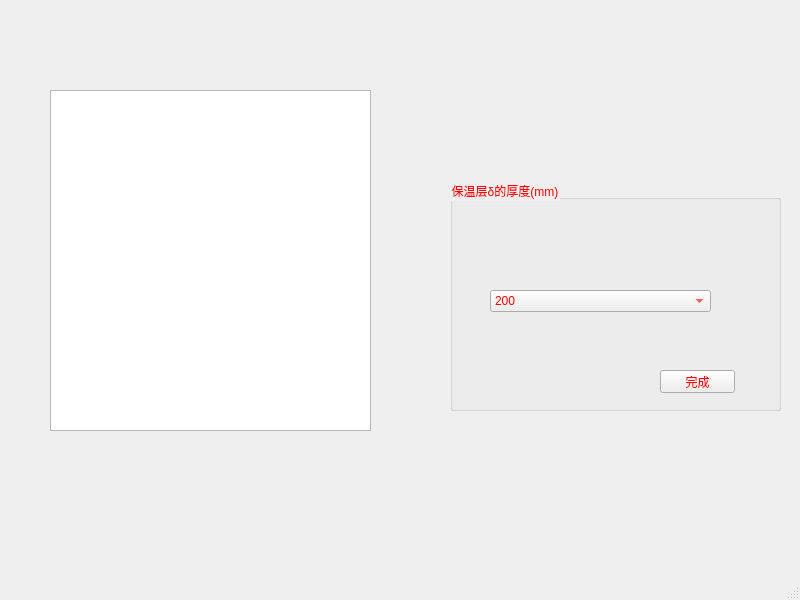
<?xml version="1.0" encoding="UTF-8"?>
<ui version="4.0">
 <class>MainWindow</class>
 <widget class="QMainWindow" name="MainWindow">
  <property name="geometry">
   <rect>
    <x>0</x>
    <y>0</y>
    <width>800</width>
    <height>600</height>
   </rect>
  </property>
  <property name="windowTitle">
   <string>MainWindow</string>
  </property>
  <widget class="QWidget" name="centralwidget">
   <widget class="QGraphicsView" name="graphicsView">
    <property name="geometry">
     <rect>
      <x>50</x>
      <y>90</y>
      <width>321</width>
      <height>341</height>
     </rect>
    </property>
    <property name="styleSheet">
     <string notr="true">border-image: url(:/wuding1/17.png);</string>
    </property>
   </widget>
   <widget class="QGroupBox" name="groupBox">
    <property name="geometry">
     <rect>
      <x>450</x>
      <y>180</y>
      <width>331</width>
      <height>231</height>
     </rect>
    </property>
    <property name="styleSheet">
     <string notr="true">color: rgb(255, 0, 0);
font: 8pt &quot;楷体&quot;;</string>
    </property>
    <property name="title">
     <string>保温层δ的厚度(mm)</string>
    </property>
    <widget class="QComboBox" name="comboBox">
     <property name="geometry">
      <rect>
       <x>40</x>
       <y>110</y>
       <width>221</width>
       <height>22</height>
      </rect>
     </property>
     <item>
      <property name="text">
       <string>200</string>
      </property>
     </item>
     <item>
      <property name="text">
       <string>175</string>
      </property>
     </item>
    </widget>
    <widget class="QPushButton" name="fff">
     <property name="geometry">
      <rect>
       <x>210</x>
       <y>190</y>
       <width>75</width>
       <height>23</height>
      </rect>
     </property>
     <property name="text">
      <string>完成</string>
     </property>
    </widget>
   </widget>
  </widget>
  <widget class="QMenuBar" name="menubar">
   <property name="geometry">
    <rect>
     <x>0</x>
     <y>0</y>
     <width>800</width>
     <height>22</height>
    </rect>
   </property>
  </widget>
  <widget class="QStatusBar" name="statusbar"/>
 </widget>
 <resources>
  <include location="../pic/wuding.qrc"/>
 </resources>
 <connections/>
</ui>
